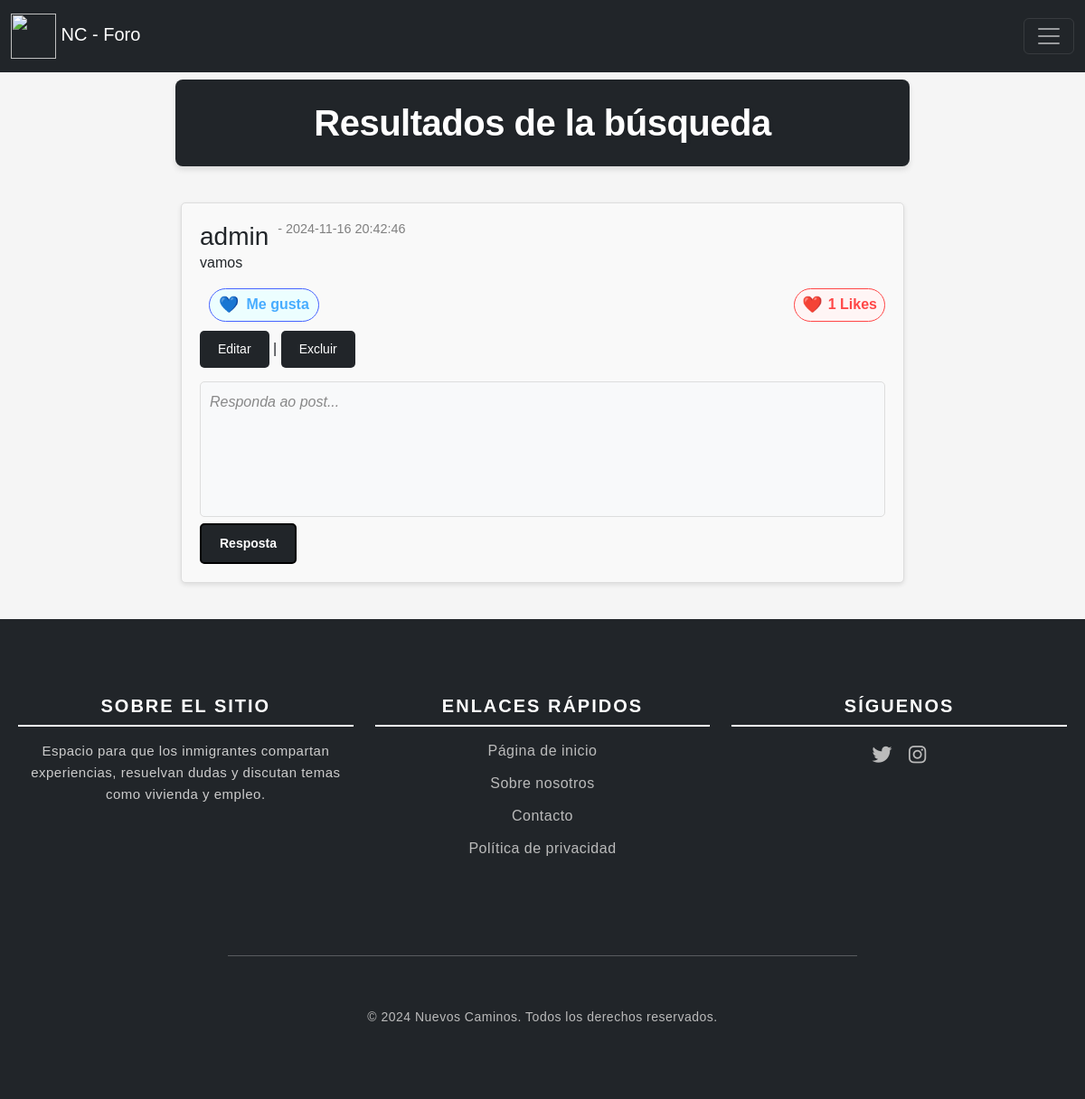
/public/forum/search_results.php?post_id=57 (signed in), run on the app's committed database.
### tables this page shows
CREATE TABLE `posts` (
  `id` int(11) NOT NULL,
  `username` varchar(255) DEFAULT NULL,
  `content` text DEFAULT NULL,
  `created_at` timestamp NOT NULL DEFAULT current_timestamp(),
  `user_id` int(11) DEFAULT NULL,
  `tag_id` int(11) DEFAULT NULL
);

CREATE TABLE `users` (
  `id` int(11) NOT NULL,
  `username` varchar(100) DEFAULT NULL,
  `password` varchar(255) DEFAULT NULL,
  `email` varchar(100) DEFAULT NULL
);

### public/forum/Includes/post_functions.php (called while the page is built, shortened)
<?php
$queryLikes = "SELECT COUNT(*) FROM post_likes WHERE post_id = ?";
$queryUserLike = "SELECT 1 FROM post_likes WHERE post_id = ? AND user_id = ?";
?>

### public/forum/search_results.php (the view, shortened to what this page needs)
<?php
include('includes/post_functions.php');
$searchResults = [];
if (isset($_GET['post_id']) && is_numeric($_GET['post_id'])) {
    $postId = intval($_GET['post_id']);
    $queryPostById = "
        SELECT p.id, p.user_id, p.content, p.created_at, u.username
        FROM posts p
        JOIN users u ON p.user_id = u.id
        WHERE p.id = :post_id";
    $stmt = $pdo->prepare($queryPostById);
    $stmt->execute(['post_id' => $postId]);
    $searchResults = $stmt->fetchAll(PDO::FETCH_ASSOC);
}
?>
<!DOCTYPE html>
<html lang="en">
<head>
    <link href="https://cdn.jsdelivr.net/npm/bootstrap@5.3.3/dist/css/bootstrap.min.css" rel="stylesheet"
>
    <link rel="stylesheet" href="https://cdnjs.cloudflare.com/ajax/libs/font-awesome/5.15.3/css/all.min.css">
    <link rel="stylesheet" href="css/style.css">
</head>
<body>
    <?php include 'includes/navbar.php'; ?>
    <br><br>
    <div class="container">
    <?php
        $isPostClicked = isset($_GET['post_id']);
        $searchQuery = isset($_GET['query']) ? $_GET['query'] : '';
        if ($isPostClicked): ?>
            <h1 class="PR">Resultados de la búsqueda</h1>
        <?php else: ?>
            <h1 class="PR">Resultados de la búsqueda: "<?= htmlspecialchars($searchQuery); ?>"</h1>
        <?php endif; ?>
        <?php if ($searchResults): ?>
            <?php foreach ($searchResults as $post): ?>
                <div class="post" id="post-<?= $post['id']; ?>">
                    <div class="post-content">
                        <div class="post-header">
                            <h3><?= htmlspecialchars($post['username']); ?></h3>
                            <h6> - <?= htmlspecialchars($post['created_at']); ?></h6>
                        </div>
                        <p><?= htmlspecialchars($post['content']); ?></p>
                    </div>
                    <div class="like-button">
                        <?php
                        $stmtLikes = $pdo->prepare($queryLikes);
                        $stmtLikes->execute([$post['id']]);
                        $likesCount = $stmtLikes->fetchColumn();
                        $stmtUserLike = $pdo->prepare($queryUserLike);
                        $stmtUserLike->execute([$post['id'], $_SESSION['user_id']]);
                        $userHasLiked = $stmtUserLike->fetchColumn();
                        ?>
                        <div class="like-section">
                            <?php if ($userHasLiked): ?>
                                <span span class="likes-gusta">Me gusta</span>
                            <?php endif; ?>
                        </div>
                        <div class="likes-count-section">
                            <span class="likes-count"><?= $likesCount; ?> Likes</span>
                        </div>
                    </div>
                    <?php if ($post['user_id'] == $_SESSION['user_id']): ?>
                        <div class="actions">
                            <button class="button open-modal" data-id="<?= $post['id']; ?>" data-type="post">Editar</button> |
                            <button class="open-modal" data-id="<?= $post['id']; ?>" data-type="delete_post">Excluir</button>
                        </div>
                    <?php endif; ?>
                    <form action="submit_reply.php" method="POST">
                        <textarea name="content" placeholder="Responda ao post..." required></textarea><br>
                        <button type="submit">Resposta</button>
                    </form>
                </div>
            <?php endforeach; ?>
        <?php else: ?>
            <div class="post-content">No se han encontrado resultados para "<?= htmlspecialchars($searchQuery); ?>"</div>
        <?php endif; ?>
    </div>
    <?php include 'includes/footer.php'; ?>
</body>
</html>

### public/forum/css/style.css (style rules this page uses)
* { margin: 0; padding: 0; font-family: Arial, sans-serif; }
body { background-color: #f5f5f5; }
h1 { text-align: center; }
textarea { resize: none; width: 100%; height: 150px; padding: 10px; font-size: 16px; border: 1px solid #ddd; border-radius: 5px; background-color: #f8f9fa; box-sizing: border-box; }
textarea[name="content"] { resize: none; width: 100%; height: 150px; padding: 10px; font-size: 16px; border: 1px solid #ddd; border-radius: 5px; background-color: #f8f9fa; box-sizing: border-box; }
textarea::placeholder { color: #888; font-style: italic; }
.post-header { display: flex; justify-content: flex-start; gap: 10px; }
.post-header h3 { margin: 0; }
.post-header h6 { margin: 0; font-size: 0.9rem; color: gray; }
button { padding: 10px 20px; border: none; border-radius: 5px; background-color: #212529; color: white; font-size: 14px; cursor: pointer; transition: background-color 0.3s ease; }
.post { background-color: #fff; padding: 15px; margin-bottom: 20px; border-radius: 8px; box-shadow: 0 2px 5px rgba(0, 0, 0, 0.1); }
.like-button { margin-top: 10px; display: flex; align-items: center; justify-content: space-between; }
.like-button span { margin-left: 10px; }
button[type="submit"] { padding: 10px 20px; border-radius: 5px; background-color: #212529; color: white; font-size: 14px; cursor: pointer; border: 2px solid black; font-weight: bold; transition: background-color 0.3s, color 0.3s; }
.likes-count { display: inline-flex; align-items: center; font-size: 16px; font-weight: bold; color: #ff4747; border: 1px solid #ff4747; border-radius: 20px; padding: 4px 8px; background-color: #fff5f5; transition: background-color 0.3s, color 0.3s; }
.likes-count::before { content: '❤️'; margin-right: 6px; font-size: 18px; }
.likes-gusta { display: inline-flex; align-items: center; font-size: 16px; font-weight: bold; color: #47acff; border: 1px solid #4763ff; border-radius: 20px; padding: 4px 10px; background-color: #ecfeff; transition: background-color 0.3s, color 0.3s; user-select: none; }
.likes-gusta::before { content: '💙'; margin-right: 8px; font-size: 18px; animation: pulse 1.5s infinite; }
.PR { text-align: center; user-select: none; }
.post { width: 90%; max-width: 800px; padding: 20px; border: 1px solid #ddd; border-radius: 5px; background-color: #f9f9f9; }
.post-content { margin-bottom: 15px; }
.container { display: flex; flex-direction: column; align-items: center; gap: 20px; padding: 20px; width: 100%; max-width: 1200px; margin-top: 20px; box-sizing: border-box; }
.actions { margin-top: 10px; }
.like-button { margin-top: 10px; }
h1 { font-size: 2.5rem; color: #fff; font-weight: 700; margin-bottom: 20px; line-height: 1.4; letter-spacing: -0.5px; text-shadow: 1px 1px 4px rgba(0, 0, 0, 0.1); background-color: #212529; padding: 20px; border-radius: 8px; box-shadow: 0 4px 6px rgba(0, 0, 0, 0.1); width: 70%; animation: fadeInUp 1s ease-out; transition: transform 0.3s ease, box-shadow 0.3s ease, background 0.5s ease-in-out; user-select: none; background: #212529; }

### data on the page
posts: user.username "admin", created_at "2024-11-16 20:42:46", content "vamos", likesCount "1"
